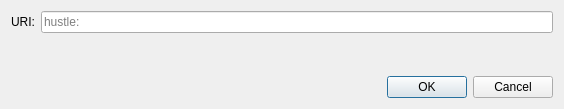
<?xml version="1.0" encoding="UTF-8"?>
<ui version="4.0">
 <class>OpenURIDialog</class>
 <widget class="QDialog" name="OpenURIDialog">
  <property name="geometry">
   <rect>
    <x>0</x>
    <y>0</y>
    <width>564</width>
    <height>109</height>
   </rect>
  </property>
  <property name="windowTitle">
   <string>Open bitcoin URI</string>
  </property>
  <layout class="QVBoxLayout" name="verticalLayout">
   <item>
    <layout class="QHBoxLayout" name="horizontalLayout">
     <item>
      <widget class="QLabel" name="label">
       <property name="text">
        <string>URI:</string>
       </property>
      </widget>
     </item>
     <item>
      <widget class="QValidatedLineEdit" name="uriEdit">
       <property name="placeholderText">
        <string notr="true">hustle:</string>
       </property>
      </widget>
     </item>
    </layout>
   </item>
   <item>
    <spacer name="verticalSpacer">
     <property name="orientation">
      <enum>Qt::Vertical</enum>
     </property>
     <property name="sizeHint" stdset="0">
      <size>
       <width>20</width>
       <height>40</height>
      </size>
     </property>
    </spacer>
   </item>
   <item>
    <widget class="QDialogButtonBox" name="buttonBox">
     <property name="orientation">
      <enum>Qt::Horizontal</enum>
     </property>
     <property name="standardButtons">
      <set>QDialogButtonBox::Cancel|QDialogButtonBox::Ok</set>
     </property>
    </widget>
   </item>
  </layout>
 </widget>
 <customwidgets>
  <customwidget>
   <class>QValidatedLineEdit</class>
   <extends>QLineEdit</extends>
   <header>qt/qvalidatedlineedit.h</header>
  </customwidget>
 </customwidgets>
 <resources/>
 <connections>
  <connection>
   <sender>buttonBox</sender>
   <signal>accepted()</signal>
   <receiver>OpenURIDialog</receiver>
   <slot>accept()</slot>
   <hints>
    <hint type="sourcelabel">
     <x>248</x>
     <y>254</y>
    </hint>
    <hint type="destinationlabel">
     <x>157</x>
     <y>274</y>
    </hint>
   </hints>
  </connection>
  <connection>
   <sender>buttonBox</sender>
   <signal>rejected()</signal>
   <receiver>OpenURIDialog</receiver>
   <slot>reject()</slot>
   <hints>
    <hint type="sourcelabel">
     <x>316</x>
     <y>260</y>
    </hint>
    <hint type="destinationlabel">
     <x>286</x>
     <y>274</y>
    </hint>
   </hints>
  </connection>
 </connections>
</ui>
